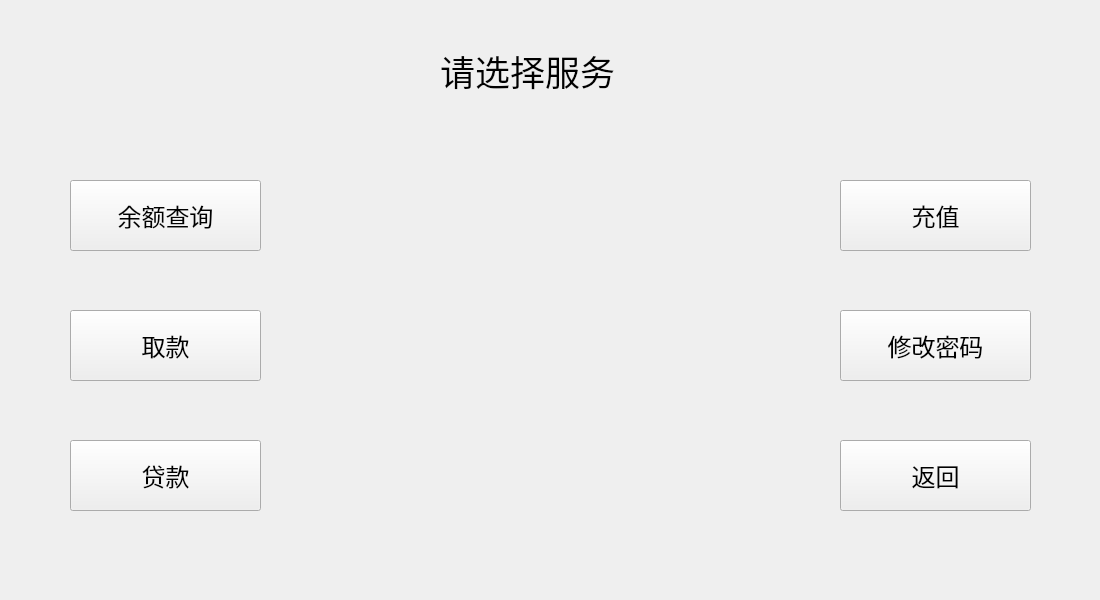
<?xml version="1.0" encoding="UTF-8"?>
<ui version="4.0">
 <class>Widget</class>
 <widget class="QWidget" name="Widget">
  <property name="geometry">
   <rect>
    <x>0</x>
    <y>0</y>
    <width>1100</width>
    <height>600</height>
   </rect>
  </property>
  <property name="minimumSize">
   <size>
    <width>1100</width>
    <height>600</height>
   </size>
  </property>
  <property name="maximumSize">
   <size>
    <width>1100</width>
    <height>600</height>
   </size>
  </property>
  <property name="windowTitle">
   <string>YSU银行---ATM自助</string>
  </property>
  <widget class="QLabel" name="label">
   <property name="geometry">
    <rect>
     <x>0</x>
     <y>0</y>
     <width>1101</width>
     <height>601</height>
    </rect>
   </property>
   <property name="styleSheet">
    <string notr="true">background-image: url(:/images/resource/background.png);</string>
   </property>
   <property name="text">
    <string/>
   </property>
  </widget>
  <widget class="QPushButton" name="Recharge">
   <property name="geometry">
    <rect>
     <x>840</x>
     <y>180</y>
     <width>191</width>
     <height>71</height>
    </rect>
   </property>
   <property name="minimumSize">
    <size>
     <width>0</width>
     <height>0</height>
    </size>
   </property>
   <property name="maximumSize">
    <size>
     <width>450</width>
     <height>125</height>
    </size>
   </property>
   <property name="font">
    <font>
     <family>微软雅黑</family>
     <pointsize>18</pointsize>
    </font>
   </property>
   <property name="text">
    <string>充值</string>
   </property>
  </widget>
  <widget class="QPushButton" name="Enquiry">
   <property name="geometry">
    <rect>
     <x>70</x>
     <y>180</y>
     <width>191</width>
     <height>71</height>
    </rect>
   </property>
   <property name="sizePolicy">
    <sizepolicy hsizetype="Minimum" vsizetype="Fixed">
     <horstretch>0</horstretch>
     <verstretch>0</verstretch>
    </sizepolicy>
   </property>
   <property name="minimumSize">
    <size>
     <width>0</width>
     <height>0</height>
    </size>
   </property>
   <property name="maximumSize">
    <size>
     <width>450</width>
     <height>125</height>
    </size>
   </property>
   <property name="font">
    <font>
     <family>微软雅黑</family>
     <pointsize>18</pointsize>
    </font>
   </property>
   <property name="text">
    <string>余额查询</string>
   </property>
  </widget>
  <widget class="QPushButton" name="change">
   <property name="geometry">
    <rect>
     <x>840</x>
     <y>310</y>
     <width>191</width>
     <height>71</height>
    </rect>
   </property>
   <property name="minimumSize">
    <size>
     <width>0</width>
     <height>0</height>
    </size>
   </property>
   <property name="maximumSize">
    <size>
     <width>400</width>
     <height>125</height>
    </size>
   </property>
   <property name="font">
    <font>
     <family>微软雅黑</family>
     <pointsize>18</pointsize>
    </font>
   </property>
   <property name="text">
    <string>修改密码</string>
   </property>
  </widget>
  <widget class="QPushButton" name="change_2">
   <property name="geometry">
    <rect>
     <x>840</x>
     <y>440</y>
     <width>191</width>
     <height>71</height>
    </rect>
   </property>
   <property name="minimumSize">
    <size>
     <width>0</width>
     <height>0</height>
    </size>
   </property>
   <property name="maximumSize">
    <size>
     <width>400</width>
     <height>125</height>
    </size>
   </property>
   <property name="font">
    <font>
     <family>微软雅黑</family>
     <pointsize>18</pointsize>
    </font>
   </property>
   <property name="text">
    <string>返回</string>
   </property>
  </widget>
  <widget class="QLabel" name="label_2">
   <property name="geometry">
    <rect>
     <x>440</x>
     <y>50</y>
     <width>211</width>
     <height>41</height>
    </rect>
   </property>
   <property name="font">
    <font>
     <family>Arial</family>
     <pointsize>26</pointsize>
     <weight>50</weight>
     <bold>false</bold>
    </font>
   </property>
   <property name="text">
    <string>请选择服务</string>
   </property>
  </widget>
  <widget class="QPushButton" name="Withdrawal">
   <property name="geometry">
    <rect>
     <x>70</x>
     <y>310</y>
     <width>191</width>
     <height>71</height>
    </rect>
   </property>
   <property name="minimumSize">
    <size>
     <width>0</width>
     <height>0</height>
    </size>
   </property>
   <property name="maximumSize">
    <size>
     <width>450</width>
     <height>125</height>
    </size>
   </property>
   <property name="font">
    <font>
     <family>微软雅黑</family>
     <pointsize>18</pointsize>
    </font>
   </property>
   <property name="text">
    <string>取款</string>
   </property>
  </widget>
  <widget class="QPushButton" name="logan">
   <property name="geometry">
    <rect>
     <x>70</x>
     <y>440</y>
     <width>191</width>
     <height>71</height>
    </rect>
   </property>
   <property name="minimumSize">
    <size>
     <width>0</width>
     <height>0</height>
    </size>
   </property>
   <property name="maximumSize">
    <size>
     <width>450</width>
     <height>125</height>
    </size>
   </property>
   <property name="font">
    <font>
     <family>微软雅黑</family>
     <pointsize>18</pointsize>
    </font>
   </property>
   <property name="text">
    <string>贷款</string>
   </property>
  </widget>
  <zorder>label</zorder>
  <zorder>Enquiry</zorder>
  <zorder>Withdrawal</zorder>
  <zorder>label_2</zorder>
  <zorder>change_2</zorder>
  <zorder>change</zorder>
  <zorder>logan</zorder>
  <zorder>Recharge</zorder>
 </widget>
 <resources>
  <include location="../one_class/picture.qrc"/>
 </resources>
 <connections/>
</ui>
